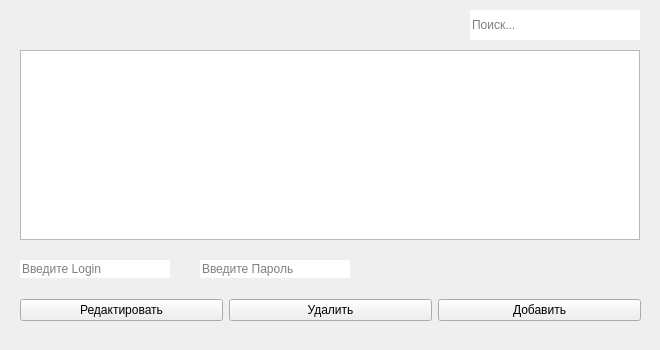
<?xml version="1.0" encoding="UTF-8"?>
<ui version="4.0">
 <class>Admin_panel</class>
 <widget class="QWidget" name="Admin_panel">
  <property name="windowModality">
   <enum>Qt::NonModal</enum>
  </property>
  <property name="geometry">
   <rect>
    <x>0</x>
    <y>0</y>
    <width>660</width>
    <height>350</height>
   </rect>
  </property>
  <property name="windowTitle">
   <string>Панель администратора</string>
  </property>
  <widget class="QTableView" name="tableView_data">
   <property name="geometry">
    <rect>
     <x>20</x>
     <y>50</y>
     <width>620</width>
     <height>190</height>
    </rect>
   </property>
  </widget>
  <widget class="QLineEdit" name="lineEdit_search">
   <property name="geometry">
    <rect>
     <x>470</x>
     <y>10</y>
     <width>170</width>
     <height>30</height>
    </rect>
   </property>
   <property name="frame">
    <bool>false</bool>
   </property>
   <property name="placeholderText">
    <string>Поиск...</string>
   </property>
  </widget>
  <widget class="QLineEdit" name="lineEdit_new_admin_login">
   <property name="geometry">
    <rect>
     <x>20</x>
     <y>260</y>
     <width>150</width>
     <height>18</height>
    </rect>
   </property>
   <property name="frame">
    <bool>false</bool>
   </property>
   <property name="placeholderText">
    <string>Введите Login</string>
   </property>
  </widget>
  <widget class="QWidget" name="layoutWidget">
   <property name="geometry">
    <rect>
     <x>20</x>
     <y>290</y>
     <width>621</width>
     <height>41</height>
    </rect>
   </property>
   <layout class="QHBoxLayout" name="horizontalLayout">
    <item>
     <widget class="QPushButton" name="btn_edit">
      <property name="cursor">
       <cursorShape>PointingHandCursor</cursorShape>
      </property>
      <property name="text">
       <string>Редактировать</string>
      </property>
     </widget>
    </item>
    <item>
     <widget class="QPushButton" name="btn_delete">
      <property name="cursor">
       <cursorShape>PointingHandCursor</cursorShape>
      </property>
      <property name="text">
       <string>Удалить</string>
      </property>
     </widget>
    </item>
    <item>
     <widget class="QPushButton" name="btn_add">
      <property name="cursor">
       <cursorShape>PointingHandCursor</cursorShape>
      </property>
      <property name="text">
       <string>Добавить</string>
      </property>
     </widget>
    </item>
   </layout>
  </widget>
  <widget class="QLineEdit" name="lineEdit_new_admin_password">
   <property name="geometry">
    <rect>
     <x>200</x>
     <y>260</y>
     <width>150</width>
     <height>18</height>
    </rect>
   </property>
   <property name="frame">
    <bool>false</bool>
   </property>
   <property name="placeholderText">
    <string>Введите Пароль</string>
   </property>
  </widget>
 </widget>
 <resources/>
 <connections/>
</ui>
